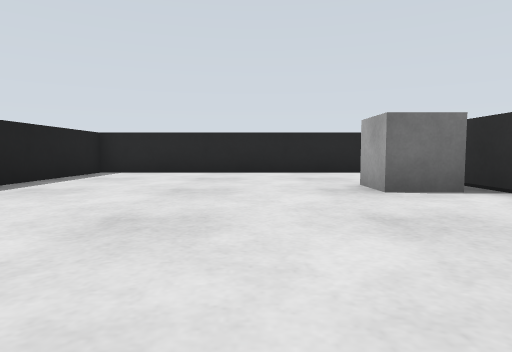
[1] (above)

16 first-person views from a walk through a world built for the Gazebo simulator. The camera is 0.5 m above the floor, tilts 4° down and sees 75° across. The floor is counted in squares, 1 m on a side. Each view is taken from the middle of a square. On the plan, view 1 faces up. The plan holds only what a view shows up to about 9 squares ahead; the rest is blank.

[2]
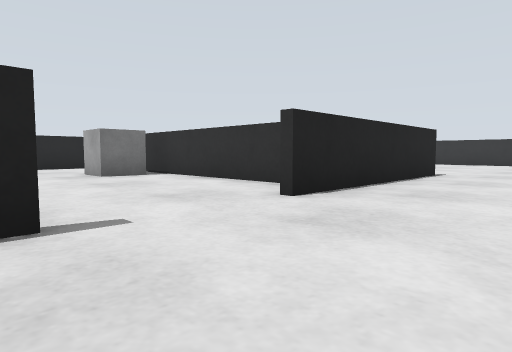

[3]
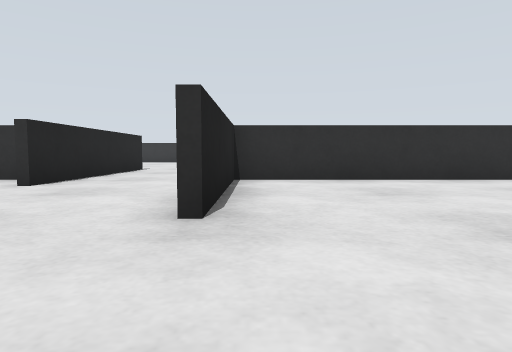

[4]
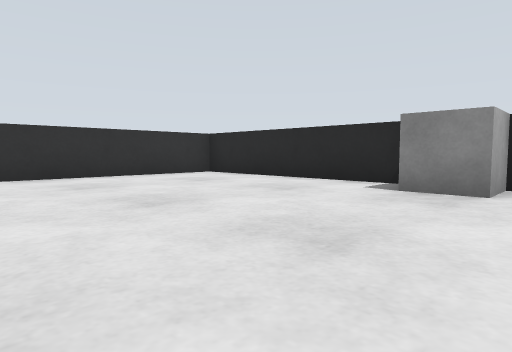

[5]
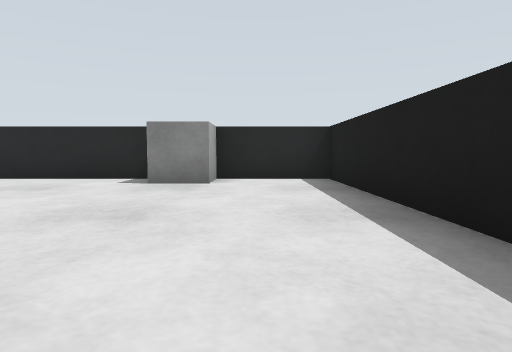

[6]
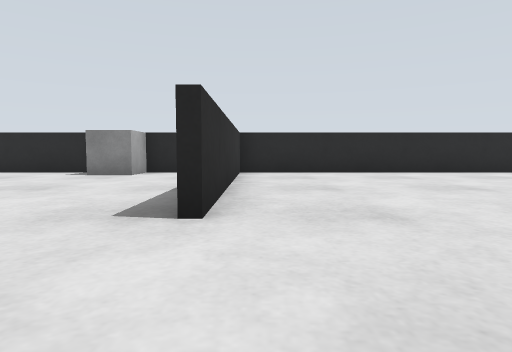

[7]
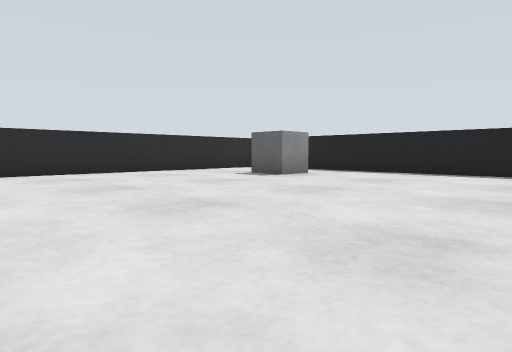

[8]
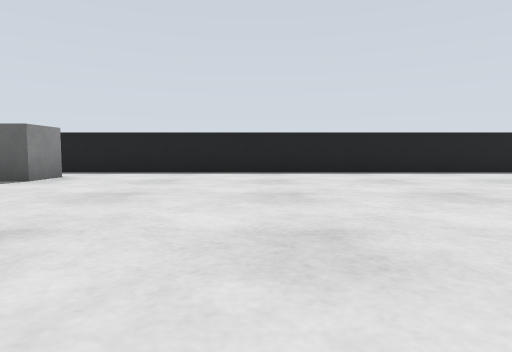

[9]
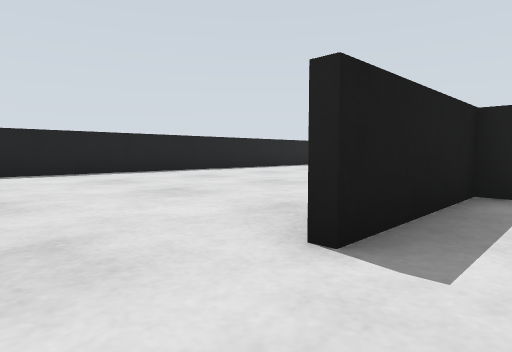

[10]
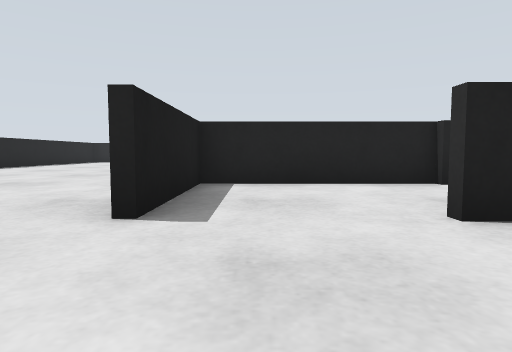

[11]
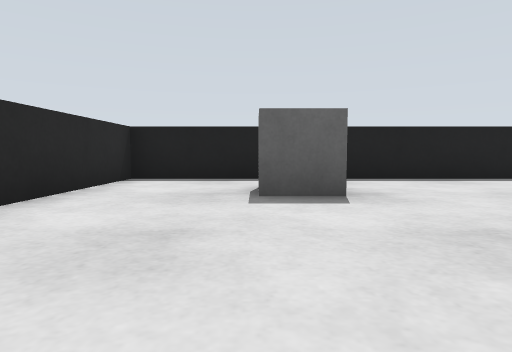

[12]
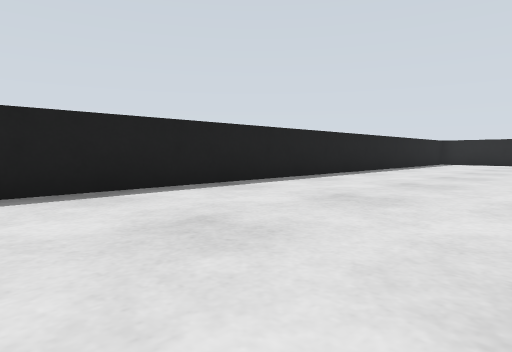

[13]
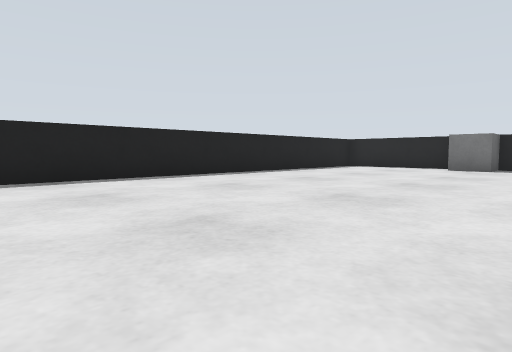

[14]
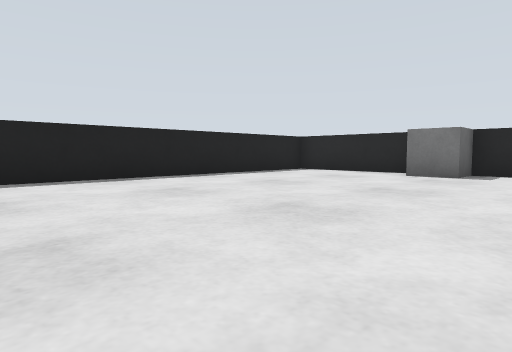

[15]
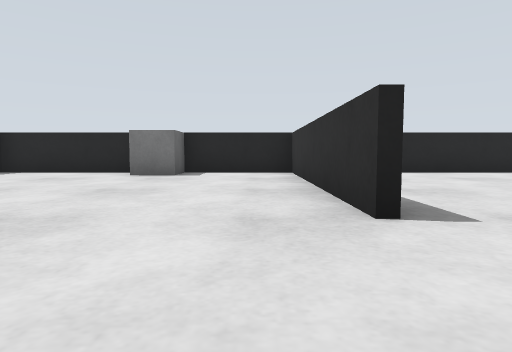

[16]
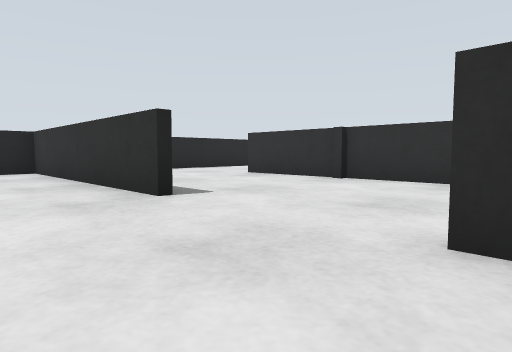

### Floor plan
Key: @ floor where view 1 was taken; # wall or solid block; . floor; B grey box.
Columns run from 16 left of view 1 to 9 right of it. Each row starts with its distance up from view 1.
 15 #########  ###
 14 #...BB..#  ...
 13 #.......# ...
 12 #.......# ...
 11 #.......#...#
 10 #.......#...#
  9 #.......#...#
  8 #...........#######
  7 #...........#......
  6 #...........#......
  5 #.......#   #.....B#
  4 #.......#   #.....B#
  3 #.......#   #......#
  2 #.......##### .....#
  1 #.......#...   ....#
  0 #.......#...    @..#    ..
 -1 #..........#   #...#####..
 -2 #...........   ...........
 -3 #............ ......
 -4 #..........#....####
 -5 #..........#.......#
 -6 #.BB.......#.......#
 -7 #.BB.......#.......#
 -8 #..........#.......#
 -9 #..........#.BB....#
-10 ####################

Where each view was taken, in squares from view 1:
view 1: 0 up, 0 right, facing up
view 2: 3 down, 1 left, facing up-right
view 3: 4 down, 3 left, facing right
view 4: 4 down, 4 left, facing down-right
view 5: 3 down, 4 left, facing down
view 6: 1 down, 6 left, facing down
view 7: 1 down, 7 left, facing down-left
view 8: 2 down, 7 left, facing left
view 9: 2 down, 7 left, facing up-left
view 10: 3 down, 7 left, facing up
view 11: 7 down, 9 left, facing left
view 12: 1 down, 11 left, facing up-left
view 13: 3 up, 9 left, facing up-left
view 14: 6 up, 9 left, facing up-left
view 15: 6 up, 9 left, facing up
view 16: 5 up, 10 left, facing up-right
